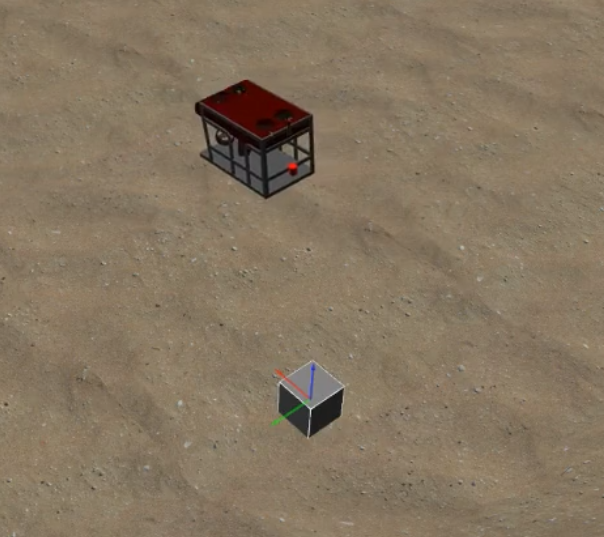
//> input picture test.png, 604 x 537 px
$ ./main test.png   (built with g++ and OpenCV 4)
//> lines starting //> are read from the running program, lines starting //| are printed output that depends on the picture
### include/CornerDetector.hpp
#ifndef __CORNER_DETECTOR_HPP__
#define __CORNER_DETECTOR_HPP__

#include <iostream>
#include <vector>
#include <opencv2/opencv.hpp>

using namespace std;

namespace pzCV
{
    class CornerDetector
    {
        public:
            CornerDetector(); // constructor
            ~CornerDetector(); // destructor

        // member variables
        private:
            cv::Mat m_defaultKernel;

        public:
            std::vector<std::pair<int, int>> harrisDetector(cv::Mat&, cv::Mat&, string filter="box");
            void replaceImage(cv::Mat&);
            void replaceKernel(cv::Mat&);
            void nonMaximalSuppression(cv::Mat&, cv::Mat&, cv::Mat&);

        private:
            void computeGradientImage(cv::Mat&, cv::Mat&, cv::Mat&, cv::Mat&);

    };

}

#endif //__CORNER_DETECTOR_HPP__

### include/utils.hpp
#ifndef __UTILS_HPP__
#define __UTILS_HPP__

// #include <iostream>
#include <opencv2/opencv.hpp>

#define PI 3.1415926

// TODO: non maximal suppression
void nonMaximalSuppresion(cv::Mat& src, cv::Mat& dest, int& window_size);

///
///  generate 2d Gaussian kernel
///
///  \param kernel reference to the output kernel
///  \param row desired number of rows for the kernel
///  \param col desired number of columns for the kernel
///  \param mean_x desired number of columns for the kernel
///  \param mean_y desired number of columns for the kernel
///
void gaussianKernelGenerator(cv::Mat& kernel, int row, int col, double mean_x, double mean_y, double sigma_x, double sigma_y);

#endif //__UTILS_HPP__

### components/corner_detector/CornerDetector.hpp
#ifndef __CORNER_DETECTOR_HPP__
#define __CORNER_DETECTOR_HPP__

#include <iostream>
#include <vector>
#include <opencv2/opencv.hpp>

using namespace std;

class CornerDetector
{
    public:
        CornerDetector(); // constructor
        ~CornerDetector(); // destructor

    // member variables
    private:
        cv::Mat m_defaultKernel;

    public:
        std::vector<std::pair<int, int>> harrisDetector(cv::Mat&, cv::Mat&, cv::Mat&);
        void replaceImage(cv::Mat&);
        void replaceKernel(cv::Mat&);
        void nonMaximalSuppression(cv::Mat&, cv::Mat&, cv::Mat&);

    private:
        void computeGradientImage(cv::Mat&, cv::Mat&, cv::Mat&, cv::Mat&);

};


#endif //__CORNER_DETECTOR_HPP__

### src/utils.cpp
#include "utils.hpp"

void nonMaximalSuppresion(cv::Mat &src, cv::Mat &dest, int &window_size)
{
}

void gaussianKernelGenerator(cv::Mat &kernel, int row, int col, double mean_x, double mean_y, double sigma_x, double sigma_y)
{
    kernel = cv::Mat(cv::Size(row, col), CV_32F, cv::Scalar(0));

    // bivariate gaussian distribution with independent x and y
    // float norm_coeff = 1 / (2 * PI * sigma_x * sigma_y);   // uncomment coefficient if you need it
    //                    1         (-1/2 * (x - µ_x)^2/σ_x^2 + (y - µ_y)^2/σ_y^2)
    //   N(x, y) = ------------   e
    //              2 π σ_1 σ_2
    for (int i = -row / 2; i < row / 2 + 1; i++)
    {
        for (int j = -col / 2; j < col / 2 + 1; j++)
        {
            kernel.at<float>(i + row / 2, j + col / 2) = exp(-0.5 * (pow((i - mean_x) / sigma_x, 2) + pow((j - mean_y) / sigma_y, 2)));
        }
    }

    std::cout << kernel << std::endl;
}

### components/corner_detector/CornerDetector.cpp
#include "CornerDetector.hpp"

#include <chrono>
#include <vector>

using namespace std;

CornerDetector::CornerDetector() {}

CornerDetector::~CornerDetector() {}

void CornerDetector::computeGradientImage(cv::Mat& img, cv::Mat& kernel, cv::Mat& Ix, cv::Mat& Iy)
{
    // ddepth=-1 -> use the same depth as the source   (third parameter)
    if(kernel.rows > kernel.cols)
    {
        cv::filter2D(img, Ix, -1, kernel.t());
        cv::filter2D(img, Iy, -1, kernel);
    }
    else
    {
        cv::filter2D(img, Ix, -1, kernel);
        cv::filter2D(img, Iy, -1, kernel.t());
    }
}

vector<pair<int, int>> CornerDetector::harrisDetector(cv::Mat& img, cv::Mat& kernel, cv::Mat& filter)
{
    cv::Mat Ix, Iy;
    computeGradientImage(img, kernel, Ix, Iy);

    if(Ix.empty())
    {
        cout << "\033[1;31mIx is empty\033[0m" << endl;
        exit(-1);
    }

    if(Iy.empty())
    {
        cout << "\033[1;31mIy is empty\033[0m" << endl;
        exit(-1);
    }

    double epsilon = 1e-1;

    // precompute I_x^2, I_y^2, I_x*I_y
    cv::Mat I_x2 = Ix.mul(Ix);
    cv::Mat I_y2 = Iy.mul(Iy);
    cv::Mat I_xy = Ix.mul(Iy);

    cv::Mat corners = cv::Mat(img.rows, img.cols, CV_32F);

    int row_start = 1, row_end = img.rows - 1;
    int col_start = 1, col_end = img.cols - 1;

    auto start = std::chrono::high_resolution_clock::now();
    int kernel_element_size = kernel.total() * kernel.total();

    float eigen_thresh = 0.2;

    // vector<pair<int, int>> corners;
    cv::Mat eigenvalues = cv::Mat(cv::Size(1, 2), CV_32F, cv::Scalar(0));

    cv::Mat A = cv::Mat(cv::Size(2,2), CV_32F, cv::Scalar(0));

    for(int i = row_start; i < row_end; i++)
    {
        for(int j = col_start; j < col_end; j++)
        {
            // TODO: inplment other weighting matrix in the future
            // so far the box filter is easiest to implement
            A.at<float>(0, 0) = cv::sum(I_x2(cv::Range(i - 1, i + 2), cv::Range(j - 1, j + 2)).mul(filter))[0];//.mul(filter))[0];
            A.at<float>(1, 1) = cv::sum(I_y2(cv::Range(i - 1, i + 2), cv::Range(j - 1, j + 2)).mul(filter))[0];// / kernel_element_size;
            A.at<float>(1, 0) = cv::sum(I_xy(cv::Range(i - 1, i + 2), cv::Range(j - 1, j + 2)).mul(filter))[0];// / kernel_element_size;
            A.at<float>(0, 1) = A.at<float>(1, 0);
            // corners.at<float>(i, j) = (2 * cv::determinant(A) /  (cv::trace(A)[0] + epsilon)) / 255;
            cv::eigen(A, eigenvalues);
            if(1/eigenvalues.at<float>(0,1) < eigen_thresh)
            {
                // corners.push_back(make_pair(i, j));
                corners.at<float>(i, j) = (2 * cv::determinant(A) /  (cv::trace(A)[0] + epsilon)) / 255;
            }

        }
    }
    // cout << corners.rows << " " << corners.cols << endl;
    auto stop = std::chrono::high_resolution_clock::now();
    auto duration = std::chrono::duration_cast<std::chrono::milliseconds>(stop - start);

    cout << duration.count() << endl;

    cv::imshow("corner", corners);
    // cv::imwrite("corners2.jpg", corners*255);
    cv::waitKey(0);

    // return corners;
    return {{1,2}};
}

// [23 lines left out: function nonMaximalSuppression, not called in this run]

### main.cpp
#include "corner_detector/CornerDetector.hpp"
#include "utils/utils.hpp"

int main(int argc, char** argv)
{
    string file = argv[1];

    CornerDetector cd = CornerDetector();

    float data[5] = {-1, 8, 0, -8, 1};
    cv::Mat kernel = cv::Mat(1, 5, CV_32F, data) / 12;

    cv::Mat img = cv::imread(file, CV_8U);
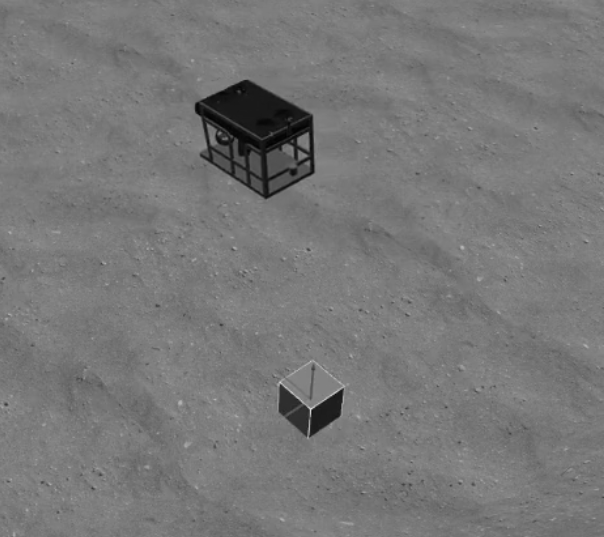
//> img: 537 rows x 604 cols, CV_8UC1; min 1, max 216, mean 119.3

    if(img.empty())
    {
        cout << "error in reading image\n";
        exit(-1);
    }

    img.convertTo(img, CV_32F);
//> img: 537 rows x 604 cols, CV_32FC1
    cv::Mat gauss_kernel = cv::Mat(cv::Size(3,3), CV_32F, cv::Scalar(0));

    gaussianKernelGenerator(gauss_kernel, 3, 3, 0.0, 0.0, 0.3, 0.3);

    cd.harrisDetector(img, kernel, gauss_kernel);
//> in computeGradientImage, `cv::filter2D(img, Ix, -1, kernel);`:
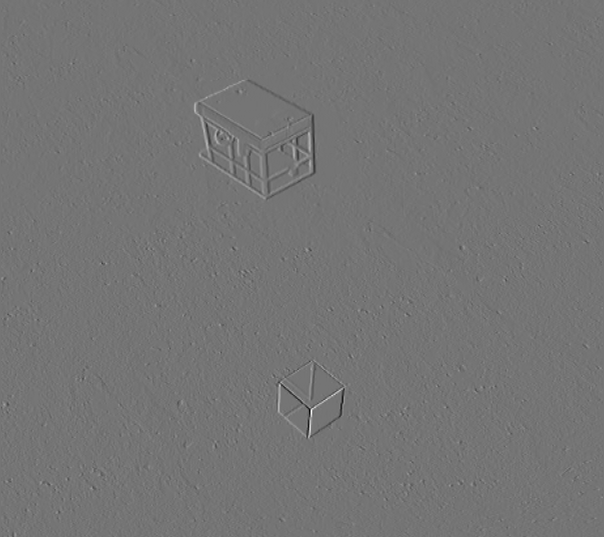
//> Ix: 537 rows x 604 cols, CV_32FC1; min -104.3, max 123, mean 0; drawn with min black and max white
//> in computeGradientImage, `cv::filter2D(img, Iy, -1, kernel.t());`:
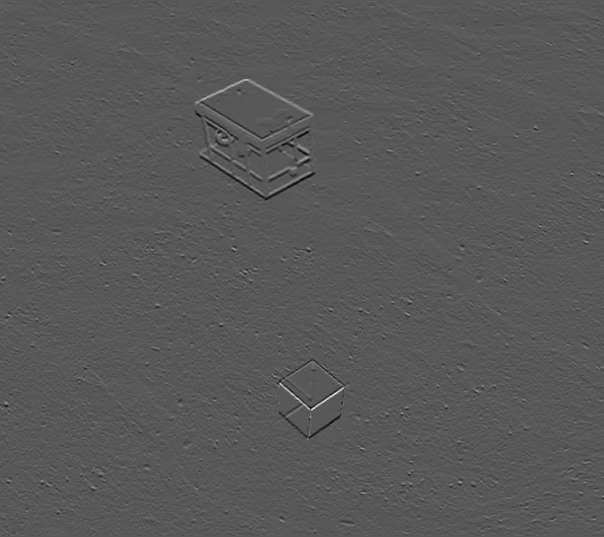
//> Iy: 537 rows x 604 cols, CV_32FC1; min -54.58, max 102.6, mean 0; drawn with min black and max white
//> in harrisDetector, `cv::Mat I_x2 = Ix.mul(Ix);`:
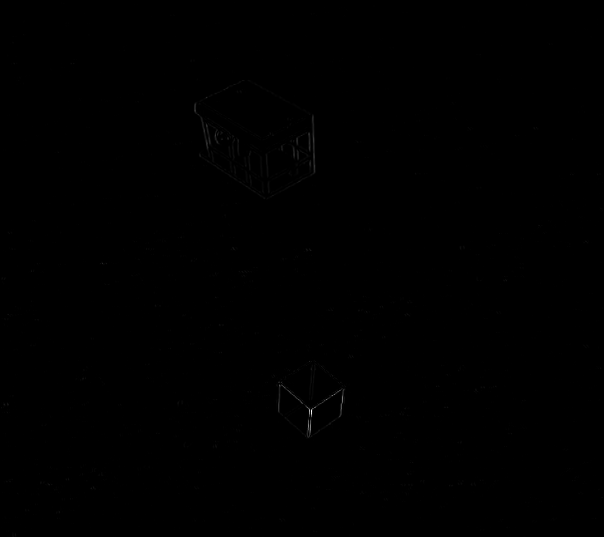
//> I_x2: 537 rows x 604 cols, CV_32FC1; min 0, max 15129, mean 16.6; drawn with min black and max white
//> after the loop in harrisDetector, `for(int i = row_start; i < row_end; i++)`: A = [[2.55, 8.2], [8.2, 27.05]]; eigenvalues = [29.55, 0.0533]

    return 0;
}
